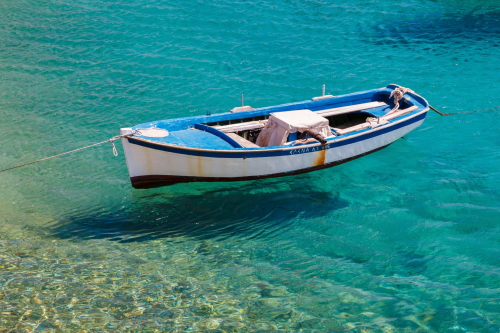
#> input picture code-lab/opencv/seamless_cloning/images/src_img.jpg, 500 x 333 px
$ python seamless_clone.py
#> lines starting #> are read from the running program, lines starting #| are printed output that depends on the picture
"""
References
- https://learnopencv.com/seamless-cloning-using-opencv-python-cpp/
- https://docs.opencv.org/4.5.4/df/da0/group__photo__clone.html
"""

# import cv2
from cv2 import cv2
import numpy as np

src = cv2.imread("images/src_img.jpg")
#> src is the input picture: shape (333, 500, 3); mean B, G, R 132.3, 132.3, 49.8
dst = cv2.imread("images/dest_img.jpg")
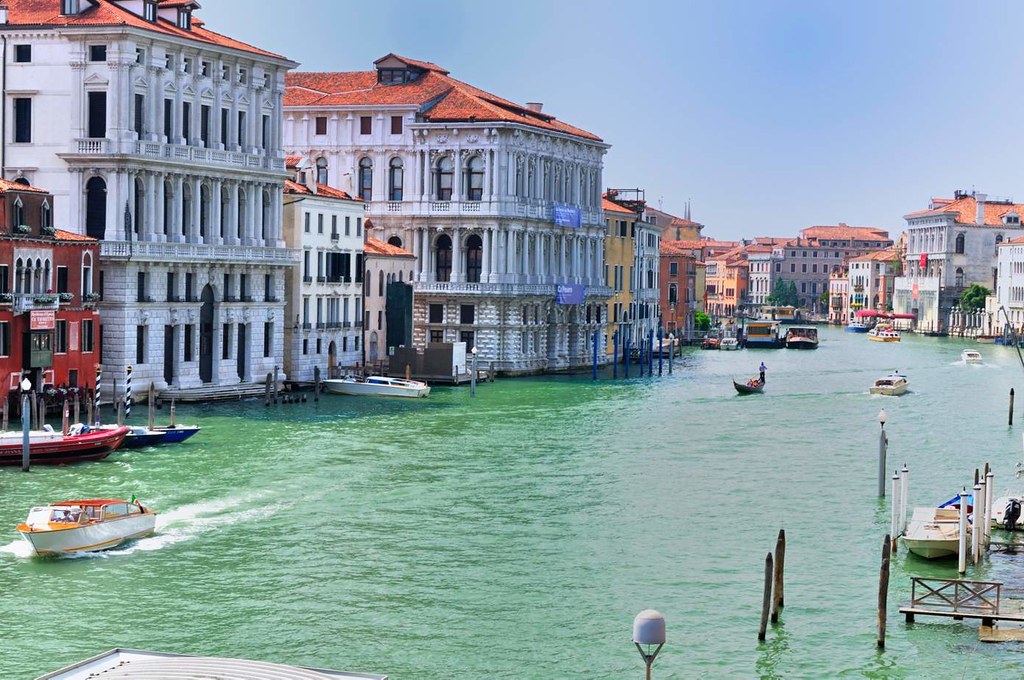
#> input picture code-lab/opencv/seamless_cloning/images/dest_img.jpg, 1024 x 680 px
#> dst is the input picture: shape (680, 1024, 3); mean B, G, R 162.9, 156.3, 138.3

src_mask = cv2.imread("images/src_img_rough_mask.jpg")
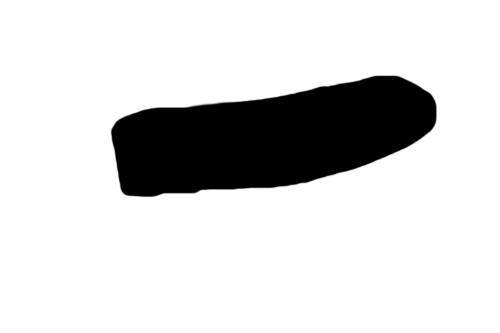
#> input picture code-lab/opencv/seamless_cloning/images/src_img_rough_mask.jpg, 500 x 333 px
#> src_mask is the input picture: shape (333, 500, 3); min 0, max 255, mean 214.4
#src_mask = cv2.imread("images/src_img_rough_mask2.jpg")
src_mask = np.invert(src_mask)
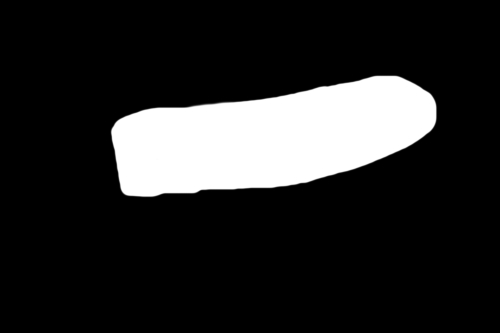
#> src_mask: shape (333, 500, 3); min 0, max 255, mean 40.6

# Create a rough mask around the airplane.
# src_mask = np.zeros(src.shape, src.dtype)
# poly = np.array([ [4,80], [30,54], [151,63], [254,37], [298,90], [272,134], [43,122] ], np.int32)
# cv2.fillPoly(src_mask, [poly], (255, 255, 255))

cv2.namedWindow('src_mask', cv2.WINDOW_NORMAL)
cv2.imshow('src_mask', src_mask)
cv2.waitKey(0)

# Where to place image.
center = (500,500)

# Clone seamlessly.
output = cv2.seamlessClone(src, dst, src_mask, center, cv2.NORMAL_CLONE)
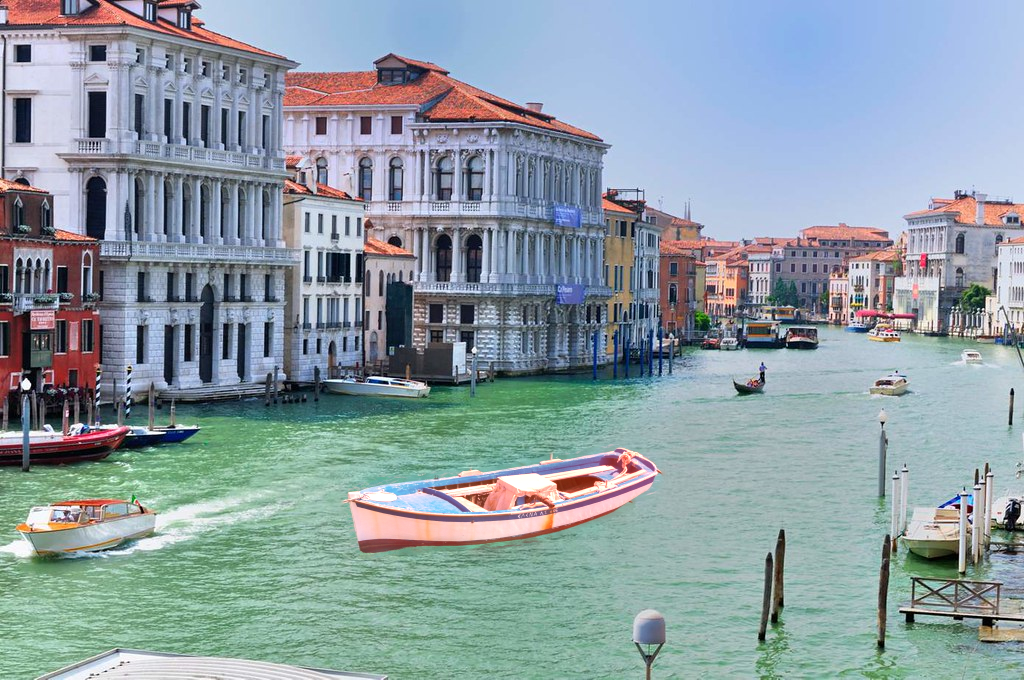
#> output: shape (680, 1024, 3); mean B, G, R 163.3, 156.1, 140.3
# output = cv2.seamlessClone(src, dst, src_mask, center, cv2.MIXED_CLONE)

# Write result
cv2.imwrite("images/opencv-seamless-cloning-example.jpg", output)

cv2.namedWindow('output', cv2.WINDOW_NORMAL)
cv2.imshow('output', output)
cv2.waitKey(0)
